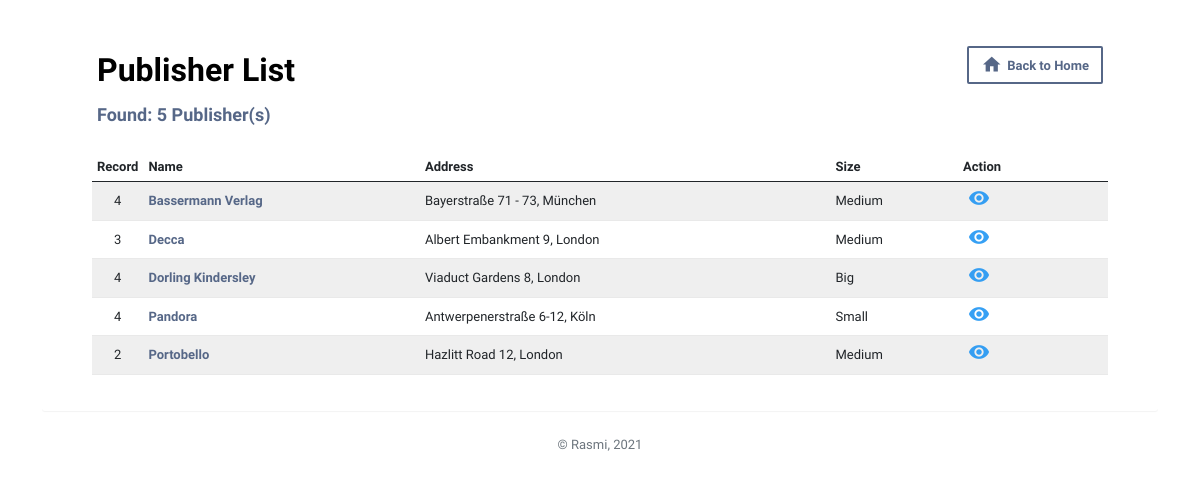
Page /publisher.php on the committed database.
### tables this page shows
CREATE TABLE `media` (
  `medID` int(10) UNSIGNED NOT NULL,
  `medTitle` varchar(100) DEFAULT NULL,
  `medImage` text DEFAULT NULL,
  `autName` varchar(30) DEFAULT NULL,
  `autSurname` varchar(30) DEFAULT NULL,
  `ISBN` varchar(30) DEFAULT NULL,
  `medDesc` text DEFAULT NULL,
  `pubDate` date DEFAULT NULL,
  `pubName` varchar(30) DEFAULT NULL,
  `pubAddress` text DEFAULT NULL,
  `pubSize` varchar(10) DEFAULT NULL,
  `medType` varchar(10) DEFAULT NULL,
  `medStatus` varchar(10) DEFAULT NULL
);

### publisher.php (the view, shortened to what this page needs)
<?php
require_once 'actions/db_connect.php';
$sql = "SELECT * FROM media GROUP BY pubName";
$result = mysqli_query($connect, $sql);
$numrow = mysqli_num_rows($result);
?>
<!DOCTYPE html>
<html>
<head>
	<?php require_once 'components/style.php'?>
</head>
<body>
	<div class="container-xl">
    <div class="table-responsive">
        <div class="table-wrapper">
            <div class="table-title">
                <div class="row">
                    <div class="col-sm-5">
                        <h2>Publisher List</h2>
						<h3><b>Found: <?= $numrow; ?> Publisher(s)</b></h3>
                    </div>
                    <div class="col-sm-7">
                        <a href="index.php" class="btn btn-secondary"><i class="material-icons">&#xe88a;</i> <span>Back to Home</span></a>
                    </div>
                </div>
            </div>
            <table class="table table-striped table-hover">
                <thead>
                    <tr>
                        <th>Record</th>
                        <th>Name</th>
                        <th>Address</th>
                        <th>Size</th>
                        <th>Action</th>
                    </tr>
                </thead>
                <tbody>
				<?php
    if (mysqli_num_rows($result)  > 0) {
		while ($row = mysqli_fetch_array($result, MYSQLI_ASSOC)) {
            $pubName2 = $row['pubName'];
			$sql2 = "SELECT * FROM media WHERE pubName = '{$pubName2}'";
			$result2 = mysqli_query($connect, $sql2);
			$numrowpub = mysqli_num_rows($result2);
			echo "<tr>";
			if ($row['pubName']=='Unknown') {
			echo "<td style='text-align: center;'>$numrowpub</td>";
			echo "<td><a href='pubmed.php?id=" . $row['pubName'] . "'>" . $row['pubName'] . "</a></td>";
			echo "<td>N/A</td>";
			echo "<td>N/A</td>";
			echo "<td><a href='pubmed.php?id=" . $row['pubName'] . "' class='view' title='View' data-toggle='tooltip'><i class='material-icons'>&#xE417;</i></a></td>";
			} else {
			echo "<td style='text-align: center;'>$numrowpub</td>";
			echo "<td><a href='pubmed.php?id=" . $row['pubName'] . "'>" . $row['pubName'] . "</a></td>";
			echo "<td>".$row['pubAddress']."</td>";
            echo "<td>".$row['pubSize']."</td>";
			echo "<td><a href='pubmed.php?id=" . $row['pubName'] . "' class='view' title='View' data-toggle='tooltip'><i class='material-icons'>&#xE417;</i></a></td>";
            }
        };
    } else {
        echo  "No Data Available";
    }
    ?>
                </tbody>
            </table>
    </div>
	<p class="mt-4 text-muted" align="middle">&copy; Rasmi, 2021</p>
</div>
</div>
</body>
</html>

### components/style.php (shortened to what this page needs)
<link href="https://cdn.jsdelivr.net/npm/bootstrap@5.0.0-beta1/dist/css/bootstrap.min.css" rel="stylesheet">
<link rel="stylesheet" href="https://maxcdn.bootstrapcdn.com/font-awesome/4.7.0/css/font-awesome.min.css">

### components/style.php (style rules this page uses)
body { color: #566787; background: #fff; font-family: 'Varela Round', sans-serif; font-size: 13px; }
.btn { font-weight: 800; border: 2px solid; }
.table-responsive { margin: 30px 0; }
.table-wrapper { min-width: 1000px; background: #fff; padding: 20px 50px; border-radius: 3px; box-shadow: 0 1px 1px rgba(0, 0, 0, .05); }
.table-title { padding-bottom: 15px; background: #fff; color: black; padding: 16px 30px; margin: -20px -25px 10px; border-radius: 3px 3px 0 0; }
.table-title h2 { margin: 5px 0 0; font-size: 32px; font-weight: bold; }
.table-title h3 { margin: 15px 0 0; font-size: 18px; color: #566787; }
.table-title .btn { color: #566787; float: right; font-size: 13px; background: #fff; border-color: #566787; min-width: 50px; border-radius: 2px; margin-left: 10px; }
.table-title .btn i { float: left; font-size: 21px; margin-right: 5px; }
.table-title .btn span { float: left; margin-top: 2px; }
table.table tr th, table.table tr td { border-color: #e9e9e9; padding: 5px 5px; vertical-align: middle; }
table.table tr th:first-child { width: 30px; }
table.table tr th:last-child { width: 150px; }
table.table-striped tbody tr:nth-of-type(odd) { background-color: #fcfcfc; }
table.table td:last-child i { opacity: 0.9; font-size: 22px; margin: 0 5px; }
table.table td a { font-weight: bold; color: #566787; display: inline-block; text-decoration: none; }
table.table td a.view { color: #2196F3; }
table.table td i { font-size: 19px; }

### rows in the picture
media: numrowpub "4", pubName "Bassermann Verlag", pubAddress "Bayerstraße 71 - 73, München", pubSize "Medium"
media: numrowpub "3", pubName "Decca", pubAddress "Albert Embankment 9, London", pubSize "Medium"
media: numrowpub "4", pubName "Dorling Kindersley", pubAddress "Viaduct Gardens 8, London", pubSize "Big"
media: numrowpub "4", pubName "Pandora", pubAddress "Antwerpenerstraße 6-12, Köln", pubSize "Small"
media: numrowpub "2", pubName "Portobello", pubAddress "Hazlitt Road 12, London", pubSize "Medium"

### other values in the picture
$numrow "5"
